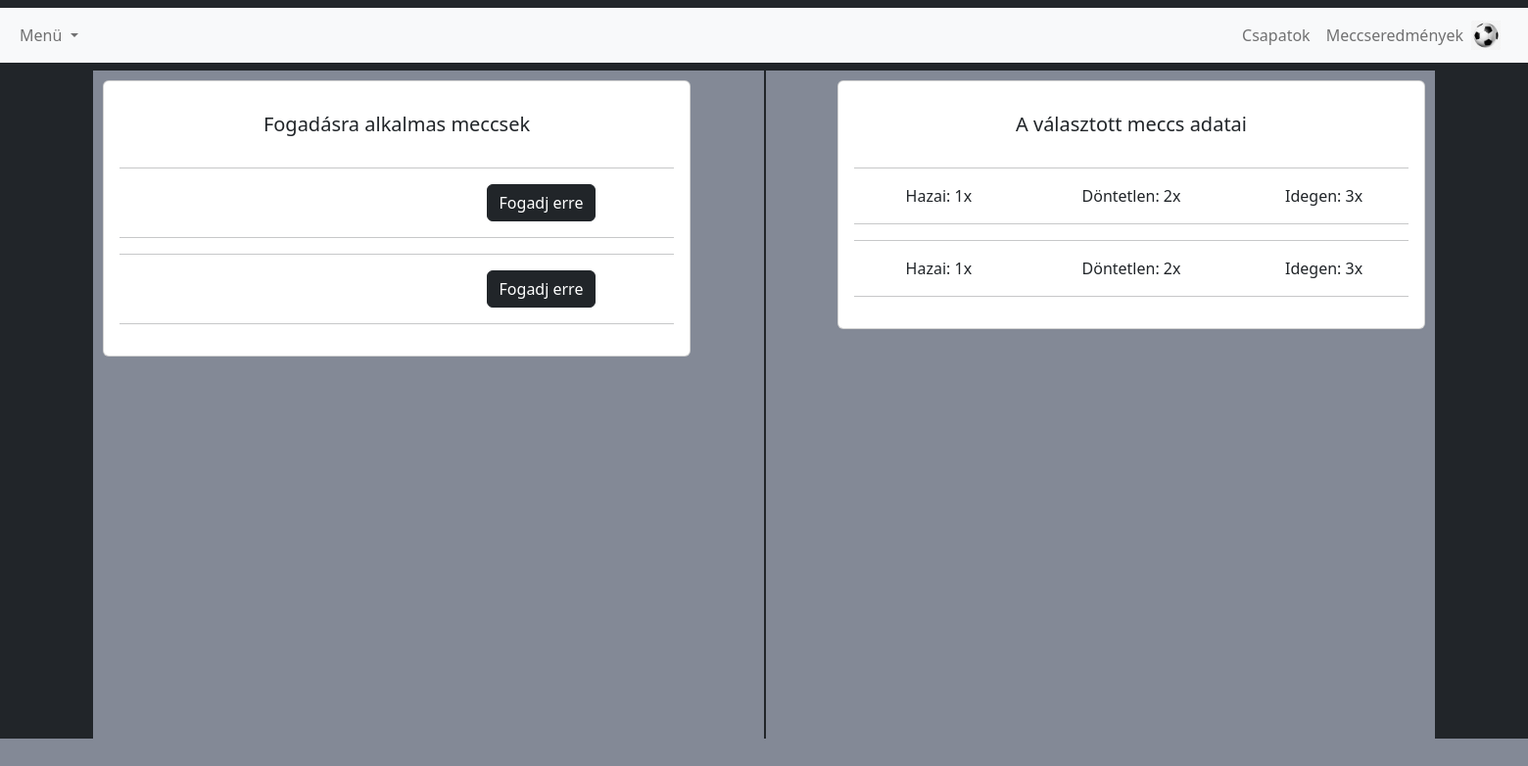
Page /fogadas_adatok.php on the earlier database version.
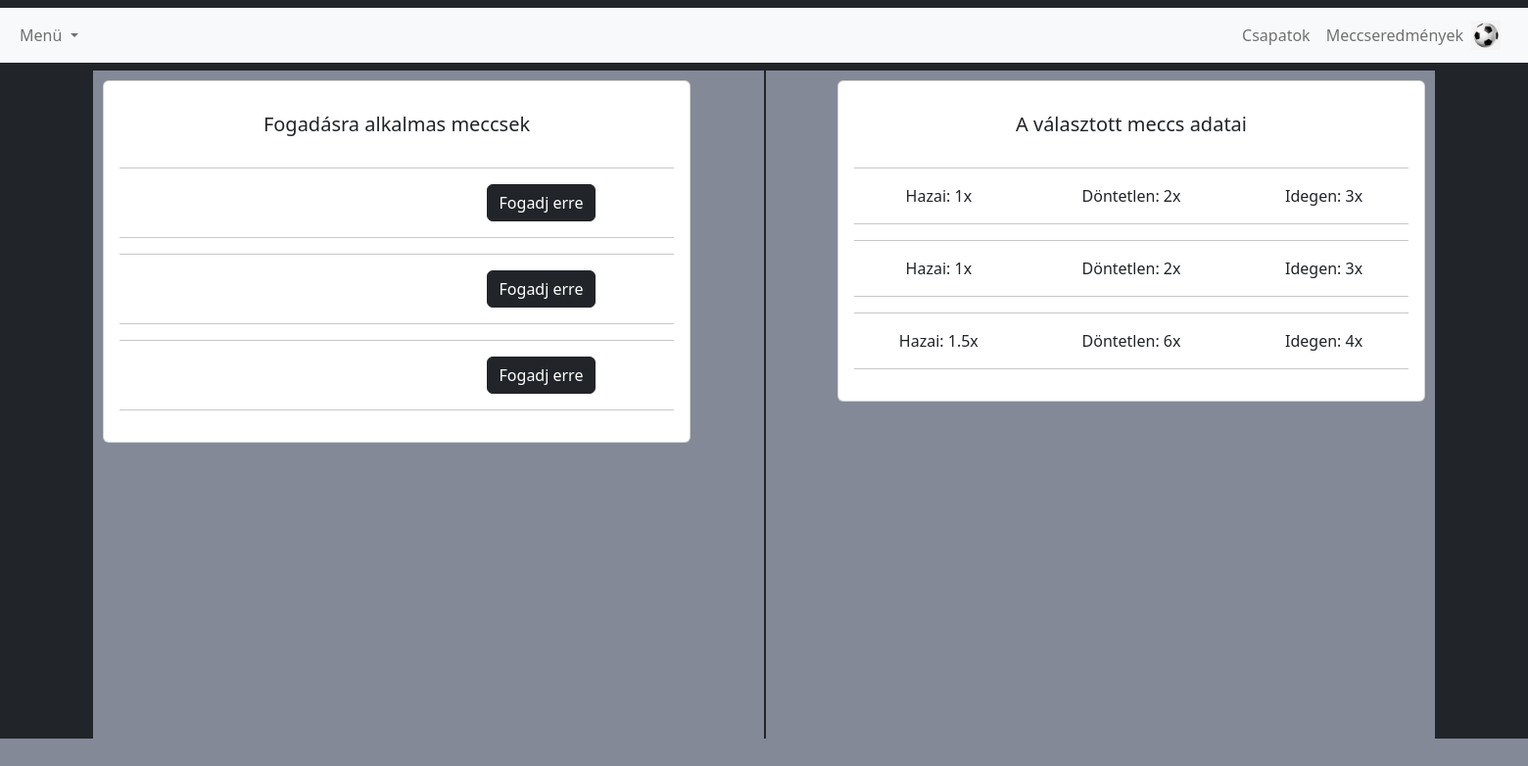
Same page on the later database version.
### tables this page shows
CREATE TABLE `csapat_parositas` (
  `hazai_cs` varchar(255) DEFAULT NULL,
  `idegen_cs` varchar(255) DEFAULT NULL,
  `hazai_sz` varchar(4) DEFAULT NULL,
  `dontetlen_sz` varchar(4) DEFAULT NULL,
  `idegen_sz` varchar(4) DEFAULT NULL
);

### fogadas_adatok.php (the view, shortened to what this page needs)
<?php require_once('header.php') ?>
<?php
$serverAddress = 'localhost';
$username = 'root';
$password = '';
$databaseName = 'football_projekt';
$connection = mysqli_connect($serverAddress, $username, $password, $databaseName);
?>
<div class="vl">
  <?php
  if ($_SESSION['user']['admin'] == 0) {
    $sql = $connection->query('SELECT * FROM csapat_parositas');
    echo '<div class="kartya">
                    <div class="card mb-4">
                       <div class="card-body text-center">
                 <h5 class="my-3">Fogadásra alkalmas meccsek</h5>
                 <div class="d-flex justify-content-center mb-2">
                                         </div>';
    while ($row = $sql->fetch_array()) {
      echo '
        <hr>
          <div class="row">
              <div class="col-sm-6">
                 <p class="mb-0">' . $row['hazai_idegen_cs'] . '</p>
              </div>
              <div class="col-sm-6">
              <form method="POST" action="fogadas_adatok.php">
                 <button class="btn btn-dark" type="submit" id="' . $row['hazai_idegen_cs'] . '" name="' . $row['hazai_idegen_cs'] . '">Fogadj erre</button>
              </form>
              </div>
          </div>
        <hr>';
    }
    echo ' </div>
        </div>
       </div>';
  }
  ?>
<?php
  if ($_SESSION['user']['admin'] == 0) {
    $sql = $connection->query('SELECT * FROM csapat_parositas');
    echo '<div class="kartya2">
                    <div class="card mb-4">
                       <div class="card-body text-center">
                 <h5 class="my-3">A választott meccs adatai</h5>
                 <div class="d-flex justify-content-center mb-2">
                                         </div>';
    while ($row = $sql->fetch_array()) {
      echo '
        <hr>
          <div class="row">
              <div class="col-sm-4">
              <p class="mb-0"> Hazai: ' . $row['hazai_sz'] . 'x</p>
              </div>
              <div class="col-sm-4">
              <p class="mb-0"> Döntetlen: ' . $row['dontetlen_sz'] . 'x</p>
              </div>
              <div class="col-sm-4">
              <p class="mb-0"> Idegen: ' . $row['idegen_sz'] . 'x</p>
              </div>
          </div>
        <hr>';
    }
    echo ' </div>
        </div>
       </div>';
  }
  ?>
  <div class="vertical"></div>
</div>
<div class="vl">
</div>
<?php require_once('footer.php') ?>

### header.php (shortened to what this page needs)
<!DOCTYPE html>
<html lang="en">
<head>
    <link href="https://cdn.jsdelivr.net/npm/bootstrap@5.2.2/dist/css/bootstrap.min.css" rel="stylesheet">
</head>
<body style="background-color:#838996;">
    <nav class="navbar navbar-expand-lg bg-dark">
        <div class="container-fluid bg-light">
            <div class="collapse navbar-collapse" id="navbarNav">
                <div class="offcanvas offcanvas-end" tabindex="-1" id="offcanvasNavbar" aria-labelledby="offcanvasNavbarLabel">
                    <div class="offcanvas-body">
                        <ul class="navbar-nav justify-content-end">
                            <li class="nav-item dropdown">
                                <a class="nav-link dropdown-toggle" href="#" role="button" data-bs-toggle="dropdown" aria-expanded="false">
                                    Menü
                                </a>
                            </li>
                        </ul>
                    </div>
                </div>
                <ul class="navbar-nav">
                    <li class="nav-item">
                        <a class="nav-link" href="csapatok.php">Csapatok</a>
                    </li>
                    <li class="nav-item">
                        <a class="nav-link" href="eredmenyek.php">Meccseredmények</a>
                    </li>
                </ul>
                <nav class="navbar navbar-light bg-light">
                <a class="navbar-brand" href="index.php">
                    <img src="images/labda.png" width="30" height="30" class="d-inline-block align-top" alt="">
                </a>
            </nav>
            </div>
        </div>
    </nav>
</body>

### footer.php
</html>

### fogadas_adatok.php (style rules this page uses)
.vl { border-left: 95px solid #212529; border-right: 95px solid #212529; height: 341px; }
.vertical { border-left: 2px solid #212529; height: 682px; position: relative; left: 50%; }
.kartya { margin-top: 10px; position: absolute; left: 105px; width: 600px; }
.kartya2 { margin-top: 10px; position: absolute; right: 105px; width: 600px; }

Differences in the rows shown:
added csapat_parositas: hazai_sz "1.5", dontetlen_sz "6", idegen_sz "4"
